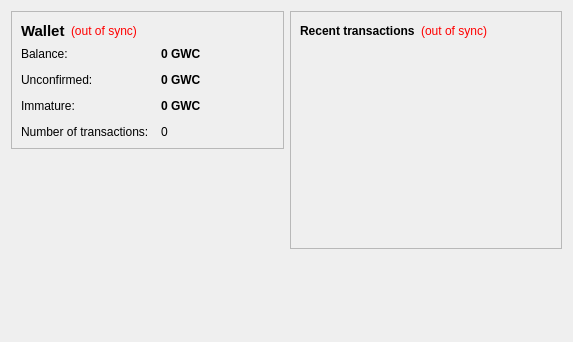
<?xml version="1.0" encoding="UTF-8"?>
<ui version="4.0">
 <class>OverviewPage</class>
 <widget class="QWidget" name="OverviewPage">
  <property name="geometry">
   <rect>
    <x>0</x>
    <y>0</y>
    <width>573</width>
    <height>342</height>
   </rect>
  </property>
  <property name="windowTitle">
   <string>Form</string>
  </property>
  <layout class="QHBoxLayout" name="horizontalLayout" stretch="1,1">
   <item>
    <layout class="QVBoxLayout" name="verticalLayout_2">
     <item>
      <widget class="QFrame" name="frame">
       <property name="frameShape">
        <enum>QFrame::StyledPanel</enum>
       </property>
       <property name="frameShadow">
        <enum>QFrame::Raised</enum>
       </property>
       <layout class="QVBoxLayout" name="verticalLayout_4">
        <item>
         <layout class="QHBoxLayout" name="horizontalLayout_4">
          <item>
           <widget class="QLabel" name="label_5">
            <property name="font">
             <font>
              <pointsize>11</pointsize>
              <weight>75</weight>
              <bold>true</bold>
             </font>
            </property>
            <property name="text">
             <string>Wallet</string>
            </property>
           </widget>
          </item>
          <item>
           <widget class="QLabel" name="labelWalletStatus">
            <property name="toolTip">
             <string>The displayed information may be out of date. Your wallet automatically synchronizes with the Goodwillcoin network after a connection is established, but this process has not completed yet.</string>
            </property>
            <property name="styleSheet">
             <string notr="true">QLabel { color: red; }</string>
            </property>
            <property name="text">
             <string notr="true">(out of sync)</string>
            </property>
            <property name="alignment">
             <set>Qt::AlignLeading|Qt::AlignLeft|Qt::AlignVCenter</set>
            </property>
           </widget>
          </item>
          <item>
           <spacer name="horizontalSpacer_2">
            <property name="orientation">
             <enum>Qt::Horizontal</enum>
            </property>
            <property name="sizeHint" stdset="0">
             <size>
              <width>40</width>
              <height>20</height>
             </size>
            </property>
           </spacer>
          </item>
         </layout>
        </item>
        <item>
         <layout class="QFormLayout" name="formLayout_2">
          <property name="fieldGrowthPolicy">
           <enum>QFormLayout::AllNonFixedFieldsGrow</enum>
          </property>
          <property name="horizontalSpacing">
           <number>12</number>
          </property>
          <property name="verticalSpacing">
           <number>12</number>
          </property>
          <item row="0" column="0">
           <widget class="QLabel" name="label">
            <property name="text">
             <string>Balance:</string>
            </property>
           </widget>
          </item>
          <item row="0" column="1">
           <widget class="QLabel" name="labelBalance">
            <property name="font">
             <font>
              <weight>75</weight>
              <bold>true</bold>
             </font>
            </property>
            <property name="cursor">
             <cursorShape>IBeamCursor</cursorShape>
            </property>
            <property name="toolTip">
             <string>Your current balance</string>
            </property>
            <property name="text">
             <string notr="true">0 GWC</string>
            </property>
            <property name="textInteractionFlags">
             <set>Qt::LinksAccessibleByMouse|Qt::TextSelectableByKeyboard|Qt::TextSelectableByMouse</set>
            </property>
           </widget>
          </item>
          <item row="1" column="0">
           <widget class="QLabel" name="label_3">
            <property name="text">
             <string>Unconfirmed:</string>
            </property>
           </widget>
          </item>
          <item row="1" column="1">
           <widget class="QLabel" name="labelUnconfirmed">
            <property name="font">
             <font>
              <weight>75</weight>
              <bold>true</bold>
             </font>
            </property>
            <property name="cursor">
             <cursorShape>IBeamCursor</cursorShape>
            </property>
            <property name="toolTip">
             <string>Total of transactions that have yet to be confirmed, and do not yet count toward the current balance</string>
            </property>
            <property name="text">
             <string notr="true">0 GWC</string>
            </property>
            <property name="textInteractionFlags">
             <set>Qt::LinksAccessibleByMouse|Qt::TextSelectableByKeyboard|Qt::TextSelectableByMouse</set>
            </property>
           </widget>
          </item>
          <item row="3" column="0">
           <widget class="QLabel" name="label_2">
            <property name="text">
             <string>Number of transactions:</string>
            </property>
           </widget>
          </item>
          <item row="3" column="1">
           <widget class="QLabel" name="labelNumTransactions">
            <property name="toolTip">
             <string>Total number of transactions in wallet</string>
            </property>
            <property name="text">
             <string notr="true">0</string>
            </property>
           </widget>
          </item>
          <item row="2" column="0">
           <widget class="QLabel" name="labelImmatureText">
            <property name="text">
             <string>Immature:</string>
            </property>
           </widget>
          </item>
          <item row="2" column="1">
           <widget class="QLabel" name="labelImmature">
            <property name="font">
             <font>
              <weight>75</weight>
              <bold>true</bold>
             </font>
            </property>
            <property name="toolTip">
             <string>Mined balance that has not yet matured</string>
            </property>
            <property name="text">
             <string notr="true">0 GWC</string>
            </property>
            <property name="textInteractionFlags">
             <set>Qt::LinksAccessibleByMouse|Qt::TextSelectableByKeyboard|Qt::TextSelectableByMouse</set>
            </property>
           </widget>
          </item>
         </layout>
        </item>
       </layout>
      </widget>
     </item>
     <item>
      <spacer name="verticalSpacer">
       <property name="orientation">
        <enum>Qt::Vertical</enum>
       </property>
       <property name="sizeHint" stdset="0">
        <size>
         <width>20</width>
         <height>40</height>
        </size>
       </property>
      </spacer>
     </item>
    </layout>
   </item>
   <item>
    <layout class="QVBoxLayout" name="verticalLayout_3">
     <item>
      <widget class="QFrame" name="frame_2">
       <property name="frameShape">
        <enum>QFrame::StyledPanel</enum>
       </property>
       <property name="frameShadow">
        <enum>QFrame::Raised</enum>
       </property>
       <layout class="QVBoxLayout" name="verticalLayout">
        <item>
         <layout class="QHBoxLayout" name="horizontalLayout_2">
          <item>
           <widget class="QLabel" name="label_4">
            <property name="text">
             <string>&lt;b&gt;Recent transactions&lt;/b&gt;</string>
            </property>
           </widget>
          </item>
          <item>
           <widget class="QLabel" name="labelTransactionsStatus">
            <property name="toolTip">
             <string>The displayed information may be out of date. Your wallet automatically synchronizes with the Goodwillcoin network after a connection is established, but this process has not completed yet.</string>
            </property>
            <property name="styleSheet">
             <string notr="true">QLabel { color: red; }</string>
            </property>
            <property name="text">
             <string notr="true">(out of sync)</string>
            </property>
            <property name="alignment">
             <set>Qt::AlignRight|Qt::AlignTrailing|Qt::AlignVCenter</set>
            </property>
           </widget>
          </item>
          <item>
           <spacer name="horizontalSpacer">
            <property name="orientation">
             <enum>Qt::Horizontal</enum>
            </property>
            <property name="sizeHint" stdset="0">
             <size>
              <width>40</width>
              <height>20</height>
             </size>
            </property>
           </spacer>
          </item>
         </layout>
        </item>
        <item>
         <widget class="QListView" name="listTransactions">
          <property name="styleSheet">
           <string notr="true">QListView { background: transparent; }</string>
          </property>
          <property name="frameShape">
           <enum>QFrame::NoFrame</enum>
          </property>
          <property name="verticalScrollBarPolicy">
           <enum>Qt::ScrollBarAlwaysOff</enum>
          </property>
          <property name="horizontalScrollBarPolicy">
           <enum>Qt::ScrollBarAlwaysOff</enum>
          </property>
          <property name="selectionMode">
           <enum>QAbstractItemView::NoSelection</enum>
          </property>
         </widget>
        </item>
       </layout>
      </widget>
     </item>
     <item>
      <spacer name="verticalSpacer_2">
       <property name="orientation">
        <enum>Qt::Vertical</enum>
       </property>
       <property name="sizeHint" stdset="0">
        <size>
         <width>20</width>
         <height>40</height>
        </size>
       </property>
      </spacer>
     </item>
    </layout>
   </item>
  </layout>
 </widget>
 <resources/>
 <connections/>
</ui>
